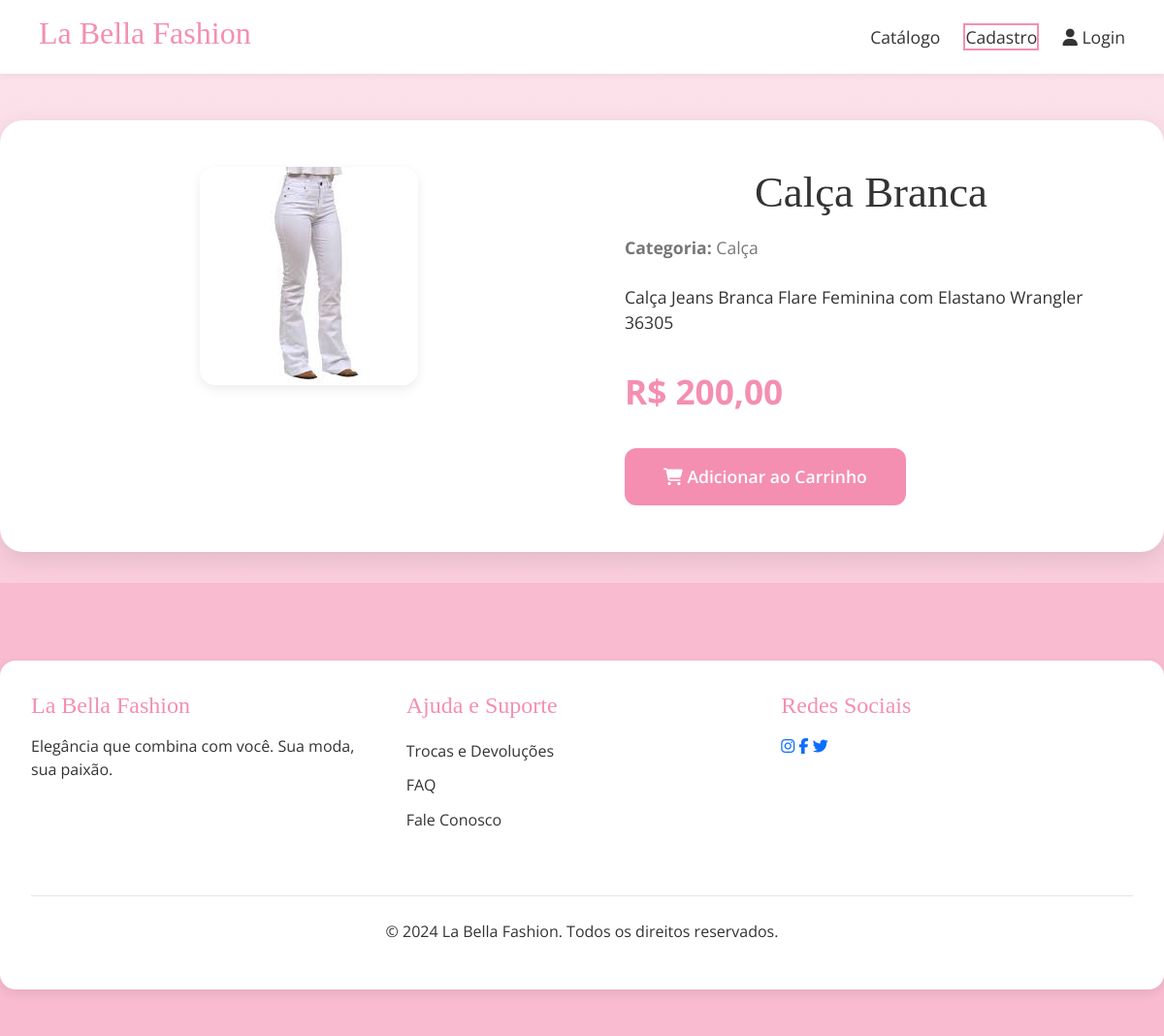
Screenshot of /produtos/produto/3/ with the database file from the repository.
### produtos/models.py (models this page shows, shortened)
class Produto(models.Model):
    nome = models.CharField(max_length=100)
    descricao = models.TextField()
    preco = models.DecimalField(max_digits=8, decimal_places=2)
    imagem = models.ImageField(upload_to='produtos/')
    categoria = models.CharField(max_length=50)

### produtos/views.py (the view)
# urls.py: path('produto/<int:produto_id>/', views.detalhes, name='detalhes_produto'),
def detalhes(request, produto_id):
    produto = get_object_or_404(Produto, id=produto_id)
    return render(request, 'detalhes.html', {'produto': produto})

### produtos/templates/detalhes.html
{% extends 'base.html' %}
{% block content %}
<div class="container product-details-container mt-5">
  <div class="row">
    <div class="col-md-6">
      <div class="product-image-gallery">
        {% if produto.imagem %}
          <img src="{{ produto.imagem.url }}" class="product-image-detail" alt="{{ produto.nome }}">
        {% endif %}
      </div>
    </div>
    <div class="col-md-6">
      <div class="product-details-content">
        <h2 class="product-title">{{ produto.nome }}</h2>
        <p class="product-category"><strong>Categoria:</strong> {{ produto.categoria }}</p>
        <p class="product-description">{{ produto.descricao }}</p>
        <p class="product-price-detail">R$ {{ produto.preco|floatformat:2 }}</p>
        <button hx-post="{% url 'pedido:adicionar_ao_carrinho' produto.id %}"
                hx-trigger="click"
                hx-swap="innerHTML"
                hx-target="#toast-container"
                class="btn btn-primary btn-add-to-cart">
          <i class="fas fa-shopping-cart"></i> Adicionar ao Carrinho
        </button>
      </div>
    </div>
  </div>
</div>
{% endblock %}

### static/style.css (style rules this page uses)
:root { --rosa-principal: #f48fb1; --rosa-claro: #fce4ec; --rosa-medio: #f8bbd0; --texto-escuro: #333; --branco: #fff; }
* { margin: 0; padding: 0; box-sizing: border-box; }
body { font-family: 'Open Sans', sans-serif; color: var(--texto-escuro); background: linear-gradient(to bottom, var(--rosa-claro), var(--rosa-medio)); min-height: 100vh; }
.btn-primary { background: var(--rosa-principal); color: var(--branco); padding: 1rem 2rem; border-radius: 50px; text-decoration: none; font-weight: 600; transition: background 0.3s; }
.container { max-width: 1200px; margin: 2rem auto; padding: 2rem; background: var(--branco); border-radius: 16px; box-shadow: 0 4px 12px rgba(0,0,0,0.08); }
h1, h2 { font-family: 'Playfair Display', serif; font-weight: 500; }
h2 { font-size: 2.5rem; margin-bottom: 2rem; color: var(--texto-escuro); text-align: center; }
button, .btn { background: var(--rosa-principal); color: var(--branco); border: none; padding: 0.8rem 1.5rem; border-radius: 12px; font-size: 1rem; cursor: pointer; transition: 0.3s; text-decoration: none; display: inline-block; text-align: center; width: 100%; }
.product-image-detail { border-radius: 16px; box-shadow: 0 4px 12px rgba(0,0,0,0.08); max-width: 100%; }
.product-details-container { padding: 3rem; background: #fff; border-radius: 24px; box-shadow: 0 8px 24px rgba(0,0,0,0.1); }
.product-image-gallery { text-align: center; }
.product-details-content { text-align: left; padding-left: 2rem; }
.product-title { font-size: 2.8rem; margin-bottom: 1rem; }
.product-category { font-size: 1.1rem; color: #777; margin-bottom: 1.5rem; }
.product-description { font-size: 1.1rem; margin-bottom: 2rem; }
.product-price-detail { font-size: 2.2rem; font-weight: bold; color: var(--rosa-principal); margin-bottom: 2rem; }
.btn-add-to-cart { width: auto; padding: 1rem 2.5rem; font-size: 1.1rem; }

### rows the page displays
Produto: imagem (picture), nome "Calça Branca", categoria "Calça", descricao "Calça Jeans Branca Flare Feminina com Elastano Wrangler 36305", preco "200,00"
